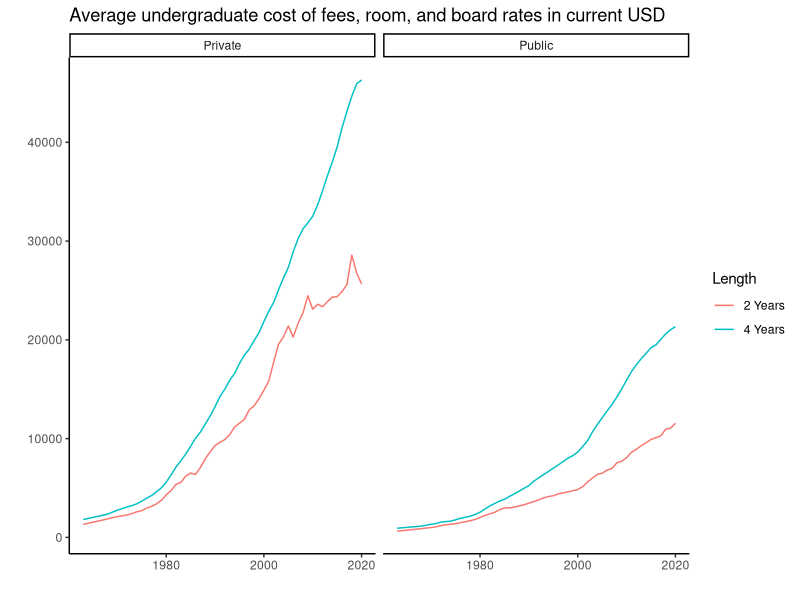
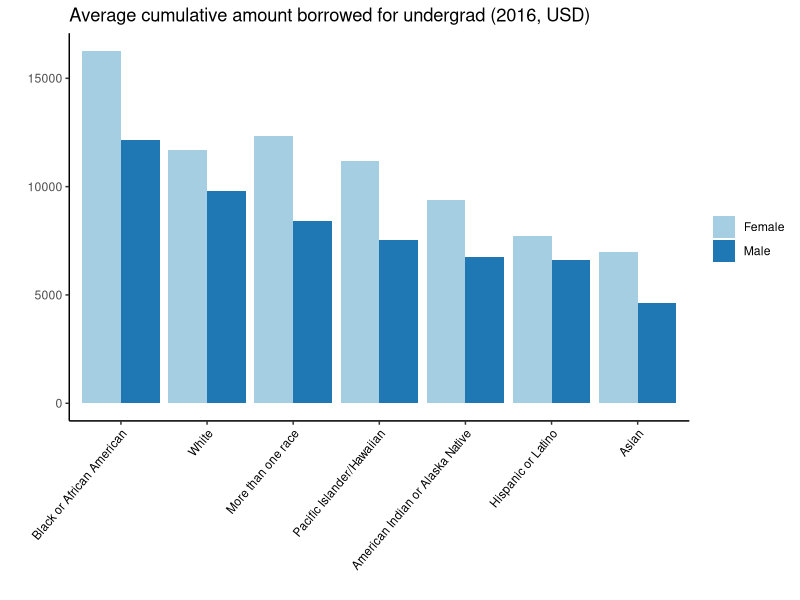
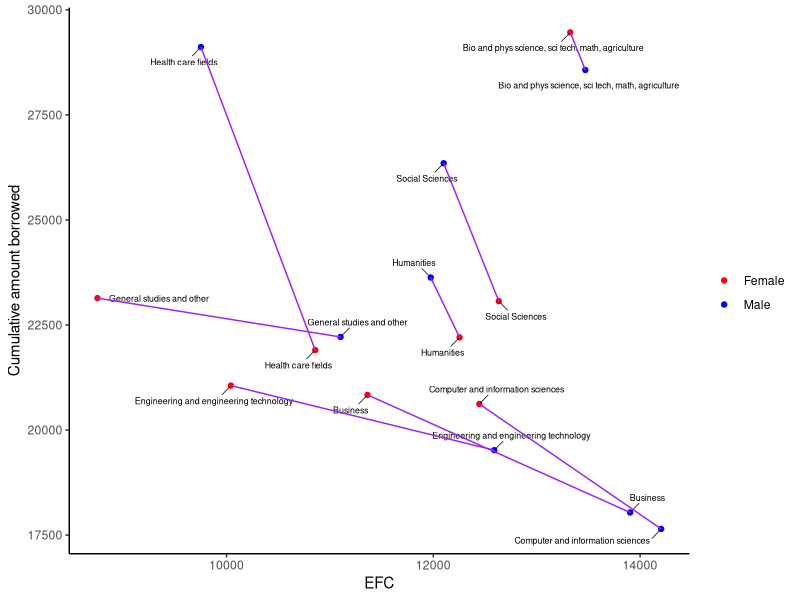

Write R code to recreate these figures, in order. (Note: this script raises an error after producing the figures.)
## ---- chunk 1
knitr::opts_chunk$set(echo = TRUE, message = FALSE, warning = FALSE)
## ---- chunk 2
library(tidyverse)
library(ggplot2)
library(lubridate)
library(ggrepel)
library(readxl)
## ---- chunk 3
tuition_cost <- read_excel("FP3/college_cost_over_time.xls", sheet = "Sheet1")
#head(tuition_cost)

tuition_cost %>% 
  ggplot(aes(x = Year, y = Amount, color = Length)) +
  geom_line() +
  facet_wrap(~Type) +
  theme_classic() +
  labs(title = "Average undergraduate cost of fees, room, and board rates in current USD", x = "", y = "")
## ---- chunk 4
data <- read_csv("11_8_data.csv")
explorerace <- read_csv("10_efc_borrow_race.csv")
exploregender <- read_csv("10_efc_borrow_gender.csv")
## ---- chunk 5
Cum_amt_borrowed_2016 <- read_excel("FP3/amt_borrowed.xlsx", sheet = "Sheet1")

Cum_amt_borrowed_2016 %>% 
  ggplot(aes(x = fct_reorder(Race, Amount, .desc = T), y = Amount, fill = Gender)) +
  geom_bar(stat="identity", position = position_dodge()) +
  theme_classic() +
  theme(axis.text.x = element_text(angle = 50, vjust = 1, hjust=1, size = 8.5, color = "black")) +
  scale_fill_brewer(palette = "Paired") +
  labs(x = "", y = "", fill = "", title = "Average cumulative amount borrowed for undergrad (2016, USD)")
## ---- chunk 6
male <- exploregender %>%
  select(field,efc_m,borr_m) %>%
  mutate(gender = "m")
  colnames(male) <- c("field","efc","borr","gender")
female <- exploregender %>%
  select(field,efc_f,borr_f) %>%
  mutate(gender = "f")
  colnames(female) <- c("field","efc","borr","gender")
final <- rbind(male,female)
final$efc <- extract_numeric(final$efc)

final %>% 
  filter(field != "Education") %>% 
  ggplot(aes(x=efc,y=borr,color=gender, group=field)) + 
    geom_point() +
    geom_text_repel(aes(label=field),
                  size=2.25,
                  box.padding = 0.5,
                  segment.size = 0.25,
                  color = "black") +
    geom_line(color="purple") +
    scale_color_manual(labels=c("Female", "Male"), values = c("red", "blue")) +
    labs(color="", x = "EFC", y = "Cumulative amount borrowed") +
    theme_classic()
## ---- chunk 7
wider <- final %>%
    pivot_wider(names_from=gender,values_from=c(efc,borr),values_fill=0,names_sort=TRUE)

wider <- wider %>%
  mutate(change_efc = (pmax(efc_f,efc_m)-pmin(efc_f,efc_m))/pmin(efc_f,efc_m),change_borr = (pmax(borr_f,borr_m)-pmin(borr_f,borr_m))/pmin(borr_f,borr_m))%>%
    mutate(elasticity = change_efc/change_borr)%>%
  mutate(borr_more = case_when(borr_m>borr_f ~ 'm',
  borr_m<borr_f ~ 'f'))

wider1 <- wider %>%
  mutate(mid_efc=(efc_f+efc_m)/2,mid_borr=(borr_f+borr_m)/2) %>% mutate(elasticity=((efc_f-efc_m)/(mid_efc))/((borr_f-borr_m)/(mid_borr)))%>%
  mutate(borr_more = case_when(borr_m>borr_f ~ 'm',
  borr_m<borr_f ~ 'f'))%>%
  arrange(elasticity)

tab<-wider1%>%
  select(field,elasticity,borr_more)
## ---- chunk 8
tabl <- "
| Field         | Elasticity    | Who borrows more  |
|---------------|:--------------|:--------------------------|
Social Sciences |	-0.3247039 |	Males	 |	
Bio and phys science, sci tech, math, agriculture |	-0.3528085 |	Females	|
Humanities |	-0.3702545 |	Males	|	
Health care fields |	-0.3794884 |	Males		|
Computer and information sciences	| -0.8496284 |	Females	|	
Business |	-1.3969944 |	Females		|
Engineering and engineering technology |	-2.9719174 |	Females	|	
| General studies and other |	-5.8112563 |	Females	|
"
cat(tabl)
## ---- chunk 9
data <- readxl::read_xlsx("11_8_data.xlsx", sheet = "salary")
conf_int <- readxl::read_xlsx("11_8_data.xlsx", sheet = "confidence_intervals")

data %>% 
  ggplot() +
  geom_bar(aes(x = fct_reorder(`Field of study: undergraduate (23 categories)`, `Primary job: Annualized salary, 2012`, .desc = T), y = `Primary job: Annualized salary, 2012`), stat = "identity", fill = "skyblue", alpha = 0.7) +
  geom_errorbar(aes(x = `Field of study: undergraduate (23 categories)`, ymin=`CI_low`, ymax=`CI_high`), width=0.4, colour="orange", alpha=0.9, size=1) +
  theme_classic() +
  theme(axis.text.x = element_text(angle = 52, vjust = 1, hjust=1, size = 5.5, color = "black")) +
  labs(x = "Undergraduate Field of Study, 2008", y = "Salary, 2012")
## ---- chunk 10
salary_by_major_2018 <- read_excel("FP3/salary_by_major_0818.xlsx")
#head(salary_by_major_2018)

salary_by_major_2018 %>% 
  filter(`Field of study: undergraduate (10 categories)` != "Undeclared") %>% 
  ggplot() +
  geom_bar(aes(x = fct_reorder(`Field of study: undergraduate (10 categories)`, `Current job, as of B&B:08/18 interview: Annualized salary`, .desc = T), y = `Current job, as of B&B:08/18 interview: Annualized salary`), stat="identity", fill = "#69b3a2", alpha = 0.7) +
  geom_errorbar(aes(x = `Field of study: undergraduate (10 categories)`, ymin=`CI_low`, ymax=`CI_high`), width=0.4, colour="orange", alpha=0.9, size=1) +
  theme_classic() +
  theme(axis.text.x = element_text(angle = 60, vjust = 1, hjust=1, size = 7, color = "black")) +
  labs(x = "Undergraduate Field of Study, 2008", y = "Current Salary in 2018", title = "")
